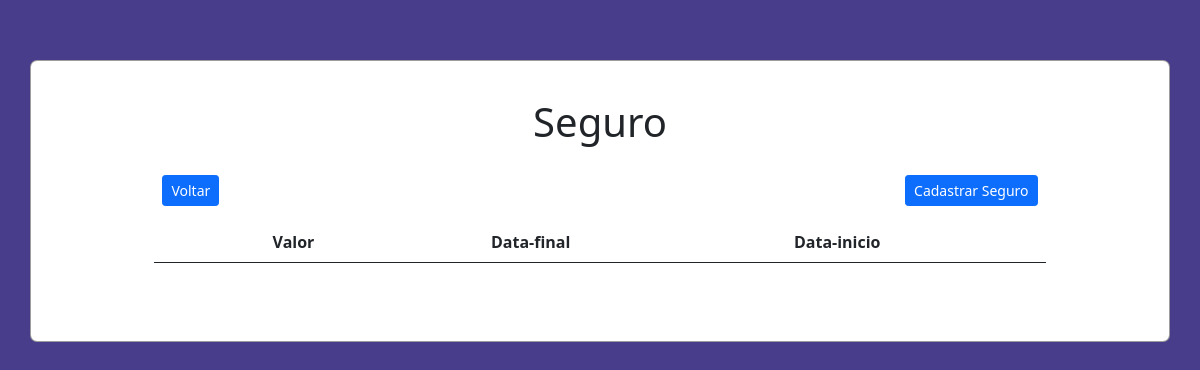
/src/views/seguro.php, run on an earlier commit of the app's database.
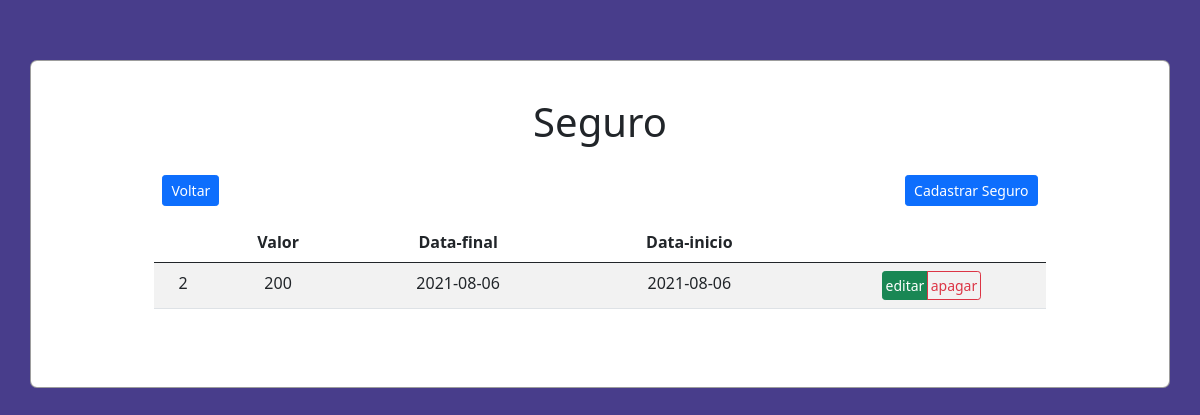
And on a later commit of the database.
### tables this page shows
CREATE TABLE `seguro` (
  `idseguro` int(11) NOT NULL,
  `datafinal` date NOT NULL,
  `datainicio` date NOT NULL,
  `valor` int(11) NOT NULL
);

### src/controller/seguroController.php (called while the page is built, shortened)
<?php
require_once '../model/seguro.php';
require_once '../model/Database.php';
class seguroController extends seguro
{
    protected $tabela = 'seguro';
    public function findAll()
    {
        $query = "SELECT * FROM $this->tabela";
        $stm = Database::prepare($query);
        $stm->execute();
        $seguros = array();
        foreach ($stm->fetchAll() as $seguro) {
            $seguros[] = new seguro($seguro->idseguro, $seguro->valor, $seguro->datafinal, $seguro->datainicio);
        }
        return $seguros;
    }
}

### src/model/Database.php (called while the page is built, shortened)
<?php
class Database
{
    private static $instance;
    public static function getInstance()
    {
        if (!isset(self::$instance)) {
            try {
                self::$instance = new PDO('mysql:host=' . HOST . '; dbname=' . BASE, USER, PASS);
                self::$instance->setAttribute(PDO::ATTR_ERRMODE, PDO::ERRMODE_EXCEPTION);
                self::$instance->setAttribute(PDO::ATTR_DEFAULT_FETCH_MODE, PDO::FETCH_OBJ);
            } catch (PDOException $error) {
                echo $error->getMessage();
            }
        }
        return self::$instance;
    }
    public static function prepare($sql)
    {
        return self::getInstance()->prepare($sql);
    }
}

### src/model/seguro.php (called while the page is built, shortened)
<?php
class seguro
{
    private $idseguro;
    private $valor;
    private $datafinal;
    private $datainicio;
    public function __construct($idseguro, $valor, $datafinal,$datainicio)
    {
        $this->idseguro = $idseguro;
        $this->valor = $valor;
        $this->datafinal = $datafinal;
        $this->datainicio = $datainicio;
    }
    public function getidseguro() {
        return $this->idseguro;
    }
    public function getvalor() {
        return $this->valor;
    }
    public function getdatafinal() {
        return $this->datafinal;
    }
    public function getdatainicio() {
        return $this->datainicio;
    }
}

### src/views/seguro.php (the view, shortened to what this page needs)
<?php
require '../controller/SeguroController.php';
$Seguros = new SeguroController();
?>
<!DOCTYPE html>
<html lang="pt_br">
<head>
    <link href="https://cdn.jsdelivr.net/npm/bootstrap@5.0.1/dist/css/bootstrap.min.css" rel="stylesheet">
    <link rel="stylesheet" href="../../public/styles/main.css">
</head>
<body class="text-center">
    <div class="container">
        <h1 class="p-1 title">Seguro</h1>
        <div class="menu p-2">
            <a href="../../index.php" class="btn btn-sm btn-primary">Voltar</a><br><br>
            <a href="./cadastrarseguro.php" class="btn btn-sm btn-primary">Cadastrar Seguro</a>
        </div>
        <table class="table table-striped " id="table">
            <thead>
                <tr>
                <th></th>
                <th>Valor</th>
                <th>Data-final</th>
                <th>Data-inicio</th>
                <th></th>
                </tr>
            </thead>
            <tbody>
                <?php
                foreach ($Seguros->findAll() as $Seguro) : ?>
                    <tr>
                        <td> <?= $Seguro->getidseguro() ?> </td>
                        <td> <?= $Seguro->getvalor() ?> </td>
                        <td> <?= $Seguro->getdatafinal() ?> </td>
                        <td> <?= $Seguro->getdatainicio() ?> </td>
                        <td>
                            <div class="btn-group btn-group-sm">
                                <a href="./editarSeguro.php?id=<?= $Seguro->getidseguro() ?>" class="btn btn-success">editar</a><br>
                                <a href="./apagarSeguro.php?id=<?= $Seguro->getidseguro() ?>" onclick="return confirm('Tem certeza de que deseja excluir este item?');"class="btn btn-outline-danger">apagar</a>
                            </div>
                        </td>
                    </tr>
                <?php endforeach; ?>
            </tbody>
        </table>
    </div>
</body>
</html>

What changed in the data, as far as the page shows it:
added seguro: idseguro "2", valor "200", datafinal "2021-08-06", datainicio "2021-08-06"
